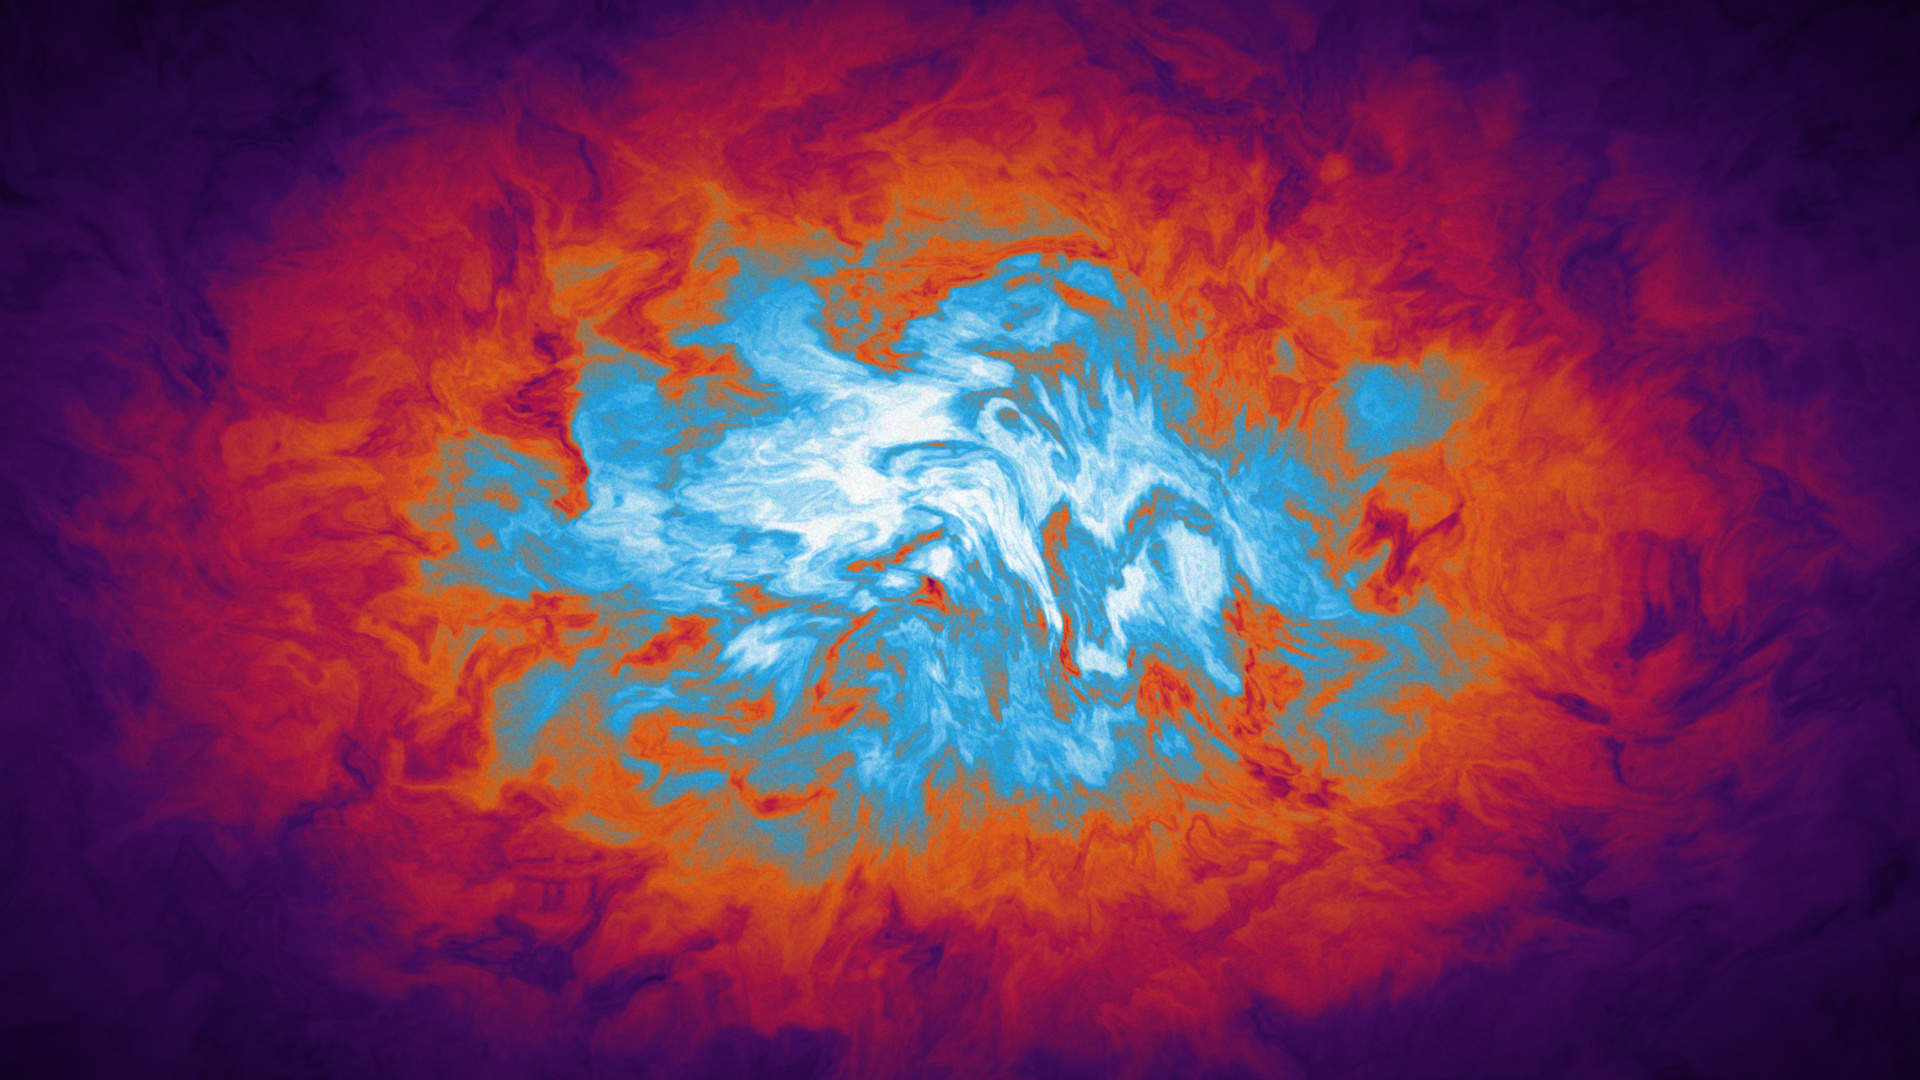

This figure's Python source:
# -----------------------------------------------------------------------------
# Domain-Warped Cosmic Nebula
#
# I built this script to synthesize deep-space emission nebulae using pure
# NumPy. Rather than relying on external image libraries for noise, I
# implement vectorized 2D gradient noise and stack two stages of domain-
# warped fractional Brownian motion to sculpt realistic gas filaments and
# turbulent eddies.
# -----------------------------------------------------------------------------

import matplotlib.colors as mcolors
import matplotlib.pyplot as plt
import numpy as np
from scipy.ndimage import gaussian_filter

# -----------------------------------------------------------------------------
# Simulation Parameters and Knobs
# -----------------------------------------------------------------------------

# Canvas and resolution:
# I target full-HD (1920x1080) at 100 DPI with a fixed seed for reproducible runs.
WIDTH, HEIGHT = 1920, 1080
DPI = 100
SEED = 42
OUTPUT_FILENAME = "nebula.jpg"
JPEG_QUALITY = 95

# Domain warping - Layer 1 (Macro drift and large-scale eddies):
# I displace the coordinate space with low-frequency, high-amplitude noise
# to create broad directional currents across the nebula.
WARP1_OCTAVES = 4
WARP1_PERSISTENCE = 0.5
WARP1_LACUNARITY = 2.0
WARP1_BASE_SCALE = 500.0
WARP1_AMPLITUDE = 320.0
WARP1_Y_OFFSET = (73.1, 127.3)

# Domain warping - Layer 2 (Filament shear and vorticity):
# Feeding the warped coordinates into a second noise pass produces tight,
# curling tendrils and turbulent shear boundaries.
WARP2_OCTAVES = 5
WARP2_PERSISTENCE = 0.55
WARP2_LACUNARITY = 2.1
WARP2_BASE_SCALE = 180.0
WARP2_AMPLITUDE = 140.0
WARP2_Y_OFFSET = (-41.5, 91.2)

# High-frequency gas density field:
# I sample seven octaves of fractional Brownian motion for fine wisps,
# then apply log dynamic-range compression so dense shocks don't blow out.
GAS_OCTAVES = 7
GAS_PERSISTENCE = 0.6
GAS_LACUNARITY = 2.2
GAS_BASE_SCALE = 80.0
LOG_DYNAMIC_RANGE = 10.0

# Spatial envelope:
# I apply an elliptical Gaussian falloff to shape the cloud. An envelope floor
# keeps faint background haze from fading to absolute black at the periphery.
ENVELOPE_ASPECT = 1.6
ENVELOPE_SCALE_FACTOR = 0.55
ENVELOPE_RATE = 1.2
ENVELOPE_POWER = 2.0
ENVELOPE_FLOOR = 0.08

# Edge vignette:
# I introduce subtle edge darkening to frame the composition without clipping.
EDGE_MIN_BRIGHTNESS = 0.65
EDGE_VIGNETTE_POWER = 2.0

# Shading and grazing illumination:
# I treat the 2D density map as a topological heightfield, calculating surface
# normals to cast directional diffuse light and subtle specular highlights.
SURFACE_GRADIENT_STEP = 2.0
LIGHT_DIRECTION = np.array([0.5, 0.5, 0.707], dtype=np.float32)
DIFFUSE_BASE = 0.88
DIFFUSE_BOOST = 0.30
SPECULAR_POWER = 28.0
SPECULAR_STRENGTH = 0.30

# Optical post-processing:
GRAIN_INTENSITY = 0.06
GLOW_SIGMA = 0.6

# Color stops:
# I mapped these hues to astrophysical emission spectra: ambient violet,
# H-alpha crimson, shock-front orange, and ionized oxygen cyan.
COLOR_STOPS = [
    (0.00, "#150428"),  # Deep ambient purple base
    (0.10, "#28074d"),  # Mid-deep violet
    (0.25, "#4d0e6b"),  # Magenta-tinged purple
    (0.42, "#b8164a"),  # Crimson / H-alpha ridge
    (0.58, "#e86517"),  # Warm shock front orange
    (0.72, "#1ea4e6"),  # Ionized oxygen cyan
    (0.90, "#e8f4fc"),  # Core stellar highlight
    (1.00, "#ffffff"),  # Peak saturation
]

np.random.seed(SEED)


# -----------------------------------------------------------------------------
# Vectorized Noise Engine
# -----------------------------------------------------------------------------

def smoothstep(t):
    """
    I use a quintic polynomial for C2-continuous Hermite interpolation.
    This eliminates grid-line derivative discontinuities in the noise field.
    """
    return t * t * t * (t * (t * 6.0 - 15.0) + 10.0)


def numpy_noise_2d(X, Y, grid_size=64):
    """
    I vectorized a 2D integer-hash value noise generator directly in NumPy.
    This avoids external compiled C dependencies while maintaining high throughput.
    """
    gx = X / grid_size
    gy = Y / grid_size

    x0 = np.floor(gx).astype(np.int32)
    x1 = x0 + 1
    y0 = np.floor(gy).astype(np.int32)
    y1 = y0 + 1

    tx = smoothstep(gx - x0)
    ty = smoothstep(gy - y0)

    def hash_coords(ix, iy):
        n = ix * 374761393 + iy * 668265263
        n = (n ^ (n >> 13)) * 1274126177
        return (n ^ (n >> 16)) & 0x7FFFFFFF

    h00 = hash_coords(x0, y0) / 0x7FFFFFFF
    h10 = hash_coords(x1, y0) / 0x7FFFFFFF
    h01 = hash_coords(x0, y1) / 0x7FFFFFFF
    h11 = hash_coords(x1, y1) / 0x7FFFFFFF

    nx0 = h00 * (1.0 - tx) + h10 * tx
    nx1 = h01 * (1.0 - tx) + h11 * tx
    return nx0 * (1.0 - ty) + nx1 * ty


def fbm_2d(X, Y, octaves=6, persistence=0.5, lacunarity=2.0, base_scale=200.0):
    """
    I sum successive octaves of noise, scaling frequency by lacunarity and
    diminishing amplitude by persistence to build self-similar fractal textures.
    """
    total = np.zeros_like(X, dtype=np.float32)
    amplitude = 1.0
    freq_scale = base_scale

    for _ in range(octaves):
        total += numpy_noise_2d(X, Y, grid_size=freq_scale) * amplitude
        amplitude *= persistence
        freq_scale /= lacunarity

    return total


# -----------------------------------------------------------------------------
# Density Field Synthesis
# -----------------------------------------------------------------------------

def generate_density_field(w, h):
    """
    I synthesize the gas cloud by chaining two domain-warping passes into
    a high-octave fBM evaluation, then shaping the result with an elliptical envelope.
    """
    x = np.linspace(-w / 2.0, w / 2.0, w, dtype=np.float32)
    y = np.linspace(-h / 2.0, h / 2.0, h, dtype=np.float32)
    X, Y = np.meshgrid(x, y)

    # 1. Macro coordinate deformation:
    # I sample large-scale vector offsets to pull the grid into broad drift patterns.
    q_x = fbm_2d(
        X,
        Y,
        octaves=WARP1_OCTAVES,
        persistence=WARP1_PERSISTENCE,
        lacunarity=WARP1_LACUNARITY,
        base_scale=WARP1_BASE_SCALE,
    )
    q_y = fbm_2d(
        X + WARP1_Y_OFFSET[0],
        Y + WARP1_Y_OFFSET[1],
        octaves=WARP1_OCTAVES,
        persistence=WARP1_PERSISTENCE,
        lacunarity=WARP1_LACUNARITY,
        base_scale=WARP1_BASE_SCALE,
    )

    q_x = (q_x - 0.5) * WARP1_AMPLITUDE
    q_y = (q_y - 0.5) * WARP1_AMPLITUDE

    # 2. Filament shear and vorticity:
    # I evaluate an intermediate noise field on top of the first displacement.
    r_x = fbm_2d(
        X + q_x,
        Y + q_y,
        octaves=WARP2_OCTAVES,
        persistence=WARP2_PERSISTENCE,
        lacunarity=WARP2_LACUNARITY,
        base_scale=WARP2_BASE_SCALE,
    )
    r_y = fbm_2d(
        X + q_y + WARP2_Y_OFFSET[0],
        Y + q_x + WARP2_Y_OFFSET[1],
        octaves=WARP2_OCTAVES,
        persistence=WARP2_PERSISTENCE,
        lacunarity=WARP2_LACUNARITY,
        base_scale=WARP2_BASE_SCALE,
    )

    r_x = (r_x - 0.5) * WARP2_AMPLITUDE
    r_y = (r_y - 0.5) * WARP2_AMPLITUDE

    # 3. Turbulent gas evaluation:
    # I sample the high-frequency density texture using the warped coordinate field.
    density = fbm_2d(
        X + r_x,
        Y + r_y,
        octaves=GAS_OCTAVES,
        persistence=GAS_PERSISTENCE,
        lacunarity=GAS_LACUNARITY,
        base_scale=GAS_BASE_SCALE,
    )
    density = np.log1p(density * LOG_DYNAMIC_RANGE)

    # 4. Spatial envelope:
    # I constrain the nebula within an elliptical boundary while preserving
    # an ambient density floor so outer gas remains visible.
    radius = np.sqrt((X / ENVELOPE_ASPECT) ** 2 + Y**2)
    normalized_r = radius / (min(w, h) * ENVELOPE_SCALE_FACTOR)
    shape_falloff = np.exp(-ENVELOPE_RATE * (normalized_r**ENVELOPE_POWER))

    effective_envelope = ENVELOPE_FLOOR + (1.0 - ENVELOPE_FLOOR) * shape_falloff
    final_field = density * effective_envelope

    return (final_field - final_field.min()) / (np.ptp(final_field) + 1e-8)


# -----------------------------------------------------------------------------
# Shading, Colormapping, and Post-Processing
# -----------------------------------------------------------------------------

def apply_color_mapping(density, w, h):
    """
    I compute surface gradients across the density field to estimate 3D normals,
    apply Blinn-Phong lighting, and map densities onto the color palette.
    """
    # Numerical surface normal estimation from density gradients.
    dz_dy, dz_dx = np.gradient(density, SURFACE_GRADIENT_STEP, SURFACE_GRADIENT_STEP)
    norm = np.sqrt(dz_dx**2 + dz_dy**2 + 1.0)
    nx, ny, nz = -dz_dx / norm, -dz_dy / norm, 1.0 / norm

    light = LIGHT_DIRECTION / np.linalg.norm(LIGHT_DIRECTION)
    dot = np.clip(nx * light[0] + ny * light[1] + nz * light[2], 0.0, 1.0)
    specular = dot**SPECULAR_POWER

    # Colormap interpolation.
    positions = [c[0] for c in COLOR_STOPS]
    values = [mcolors.hex2color(c[1]) for c in COLOR_STOPS]
    nebula_cmap = mcolors.LinearSegmentedColormap.from_list(
        "nebula", list(zip(positions, values))
    )

    # Apply diffuse shading and grazing specular highlights.
    rgb = nebula_cmap(density)[..., :3]
    rgb *= np.clip((DIFFUSE_BASE + DIFFUSE_BOOST * dot)[..., np.newaxis], 0.0, 1.0)
    rgb = np.clip(rgb + specular[..., np.newaxis] * SPECULAR_STRENGTH, 0.0, 1.0)

    # Radial vignette to gently darken outer margins.
    x = np.linspace(-1.0, 1.0, w, dtype=np.float32)
    y = np.linspace(-1.0, 1.0, h, dtype=np.float32)
    X, Y = np.meshgrid(x, y)
    norm_dist = np.sqrt((X**2 + Y**2) / 2.0)

    vignette = 1.0 - (1.0 - EDGE_MIN_BRIGHTNESS) * np.clip(
        norm_dist**EDGE_VIGNETTE_POWER, 0.0, 1.0
    )
    rgb *= vignette[..., np.newaxis]

    # Star dust grain overlay.
    if GRAIN_INTENSITY > 0.0:
        grain = np.random.normal(1.0, GRAIN_INTENSITY, size=rgb.shape).astype(
            np.float32
        )
        rgb = np.clip(rgb * grain, 0.0, 1.0)

    return rgb


# -----------------------------------------------------------------------------
# Main Render Pipeline
# -----------------------------------------------------------------------------

if __name__ == "__main__":
    density = generate_density_field(WIDTH, HEIGHT)
    rgb = apply_color_mapping(density, WIDTH, HEIGHT)

    # A subtle Gaussian blur softens single-pixel high-frequency noise.
    if GLOW_SIGMA > 0.0:
        rgb = gaussian_filter(rgb, sigma=GLOW_SIGMA, axes=(0, 1))

    bg_color = COLOR_STOPS[0][1]

    # Render directly to a borderless 1080p canvas.
    fig = plt.figure(figsize=(WIDTH / DPI, HEIGHT / DPI), dpi=DPI, facecolor=bg_color)
    ax = fig.add_axes([0, 0, 1, 1], frameon=False)
    ax.axis("off")

    ax.imshow(rgb, origin="lower", aspect="auto", interpolation="bicubic")

    # High-quality JPEG export with Pillow subsampling disabled.
    plt.savefig(
        OUTPUT_FILENAME,
        format="jpg",
        dpi=DPI,
        facecolor=bg_color,
        edgecolor="none",
        pad_inches=0.0,
        pil_kwargs={"quality": JPEG_QUALITY, "subsampling": 0},
    )
    plt.show()
